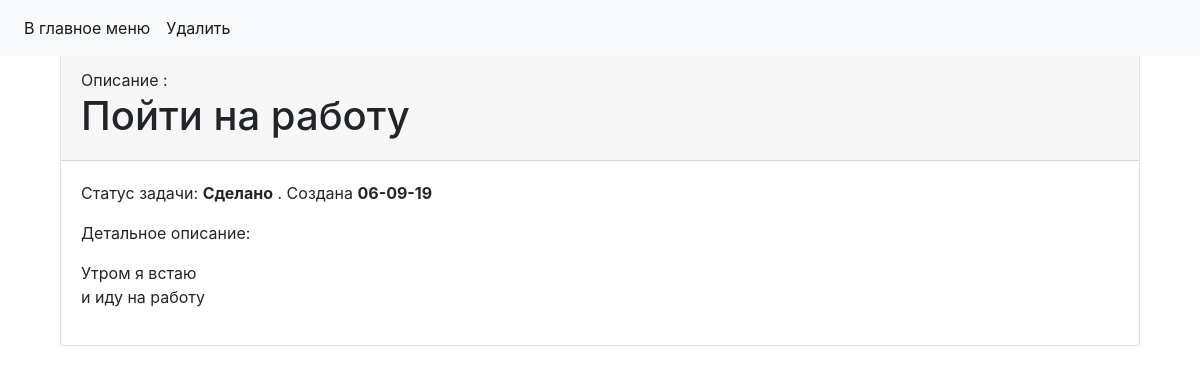
Page /article/35 on the committed database.
### webapp/models.py (models this page shows, shortened)
class Tasks(models.Model):
    description = models.CharField(max_length=200, null=False, blank=False, verbose_name='Описание')
    status = models.CharField(max_length=8, null=False, default=('new', 'Новая'),  blank=False, verbose_name='Статус', choices=STATUS_CHOICES)
    detailed_description = models.TextField(max_length=2000, null=True, blank=True, verbose_name='Детальное описание')
    done_date = models.DateField(verbose_name='Дата выполнения', default=None, null=True, blank=True)

### webapp/views.py (the view)
# urls.py: path('article/<int:pk>', views.tasks_find_view, name = 'task_view'),
def tasks_find_view(request, *args, pk):
    article = get_object_or_404(Tasks, pk=pk)
    return render(request, 'article.html', context={
        'article': article
    })

### webapp/templates/article.html (shortened to what this page needs)
{% extends 'base.html' %}
{% block menu %}
    <li class="nav-item active">
            <a class="nav-link" href="{% url 'task_delete' article.pk %}">Удалить<span class="sr-only">(current)</span></a>
        </li>
{% endblock %}
{% block content %}
   <div class="container mt-5">
            <div class="card">
              <div class="card-header">Описание : <h1>{{ article.description }}</h1></div>
                  <div class="card-body">
                      <p>Статус задачи: <b>{{ article.get_status_display }}</b> . Создана <b>{{ article.done_date|date:'d-m-y' }}</b></p>
                      <p>Детальное описание: {{ article.detailed_description | linebreaks }}</p>
                  </div>
            </div>
   </div>
{% endblock %}

### rows in the picture
Tasks: description "Пойти на работу", status "Сделано", done_date "06-09-19", detailed_description "Утром я встаю и иду на работу"
